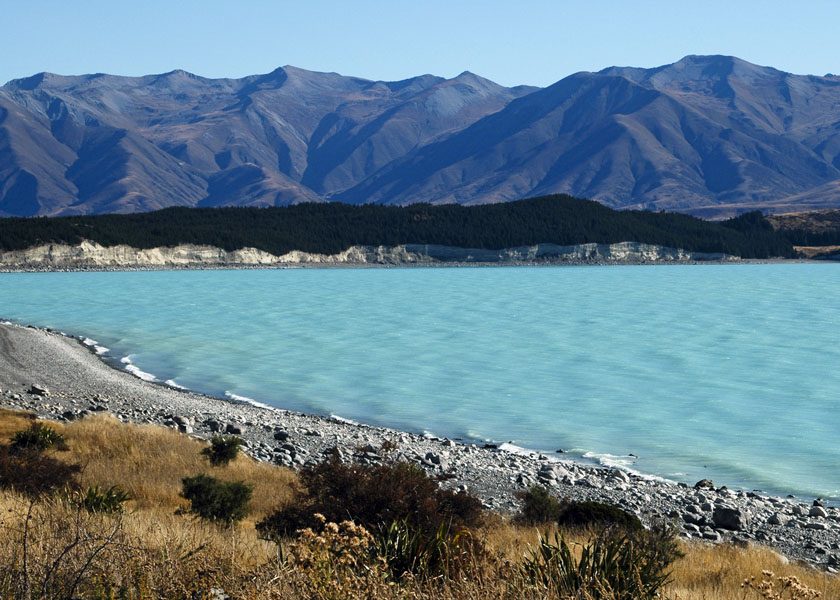
#> input picture image/New_Zealand_Lake.jpg, 840 x 600 px, found by its file name
$ python question_1.py
#> lines starting #> are read from the running program, lines starting #| are printed output that depends on the picture
import cv2 as cv
import matplotlib.pyplot as plt
import os

def solve():
    img1 = cv.imread('image/New_Zealand_Lake.jpg',0)
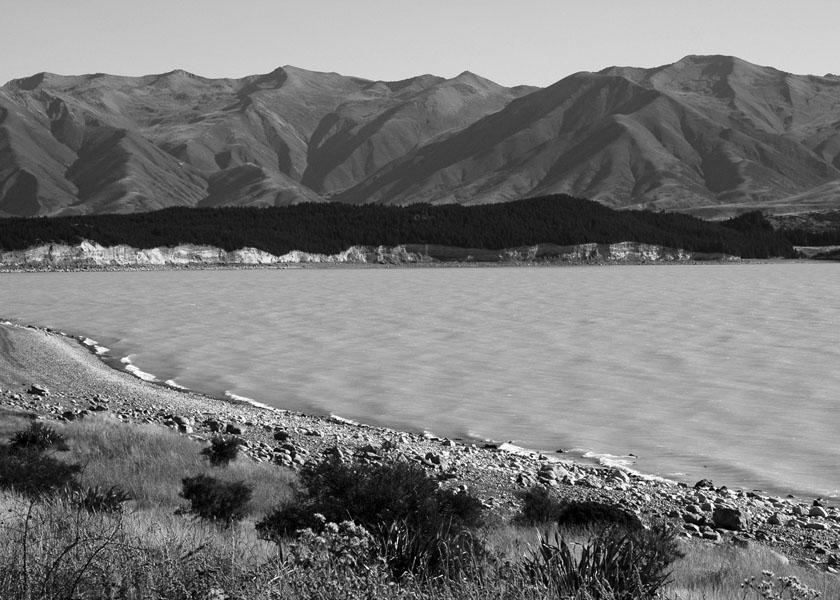
#> img1: shape (600, 840); min 0, max 255, mean 120.5
    # img = cv.cvtColor(img, cv.COLOR_BGR2GRAY)
    img2=cv.imread('image/sky.jpeg',0)
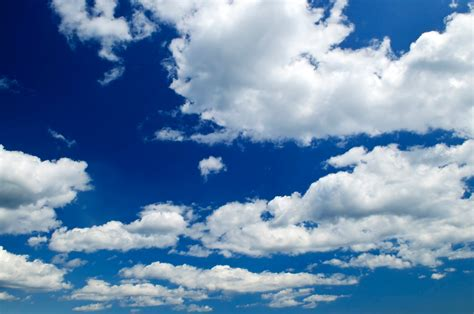
#> input picture image/sky.jpeg, 474 x 314 px, found by its file name
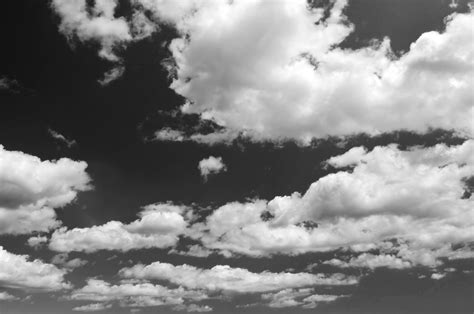
#> img2: shape (314, 474); min 15, max 255, mean 130.7

    img11=cv.resize(img1,(512,512))
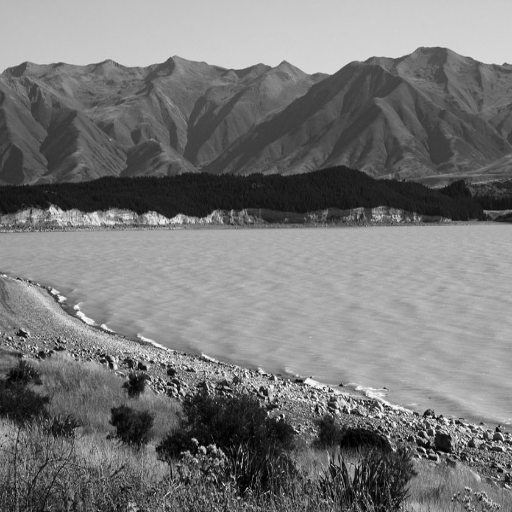
#> img11: shape (512, 512); min 0, max 254, mean 120.4
    img22=cv.resize(img2,(512,512))
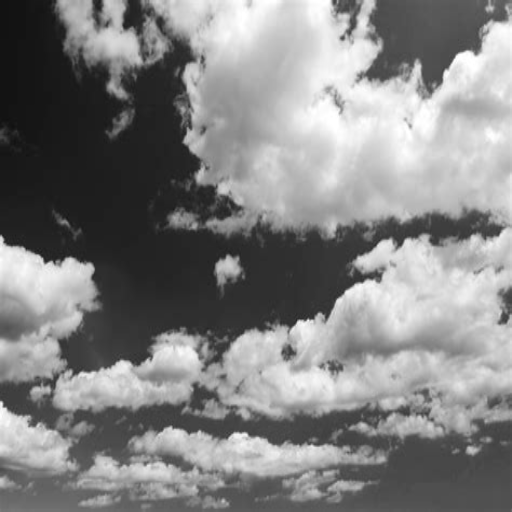
#> img22: shape (512, 512); min 16, max 255, mean 130.5

    merge_img=img11+img22
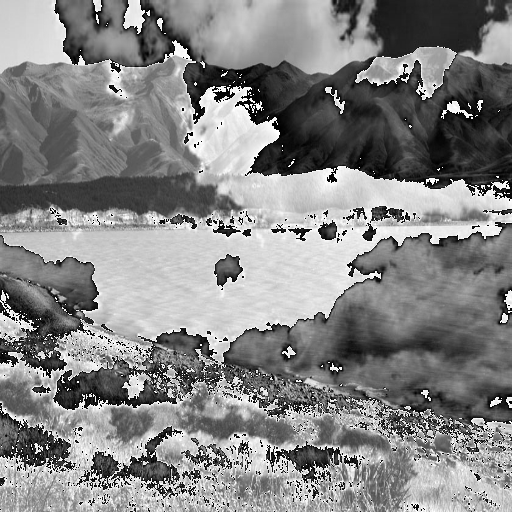
#> merge_img: shape (512, 512); min 0, max 255, mean 132.2
    plt.figure(figsize=(10,10))

    plt.subplot(3,2,1)
    plt.imshow(img1,cmap='gray')
    plt.subplot(3,2,2)
    plt.imshow(img22, cmap='gray')
    plt.subplot(3,2,3)
    plt.imshow(img11, cmap='gray')
    plt.subplot(3,2,4)
    plt.imshow(img22, cmap='gray')

    plt.subplot(3,2,5)
    plt.imshow(img22, cmap='gray')
    plt.show()

if __name__=='__main__':
    solve()
